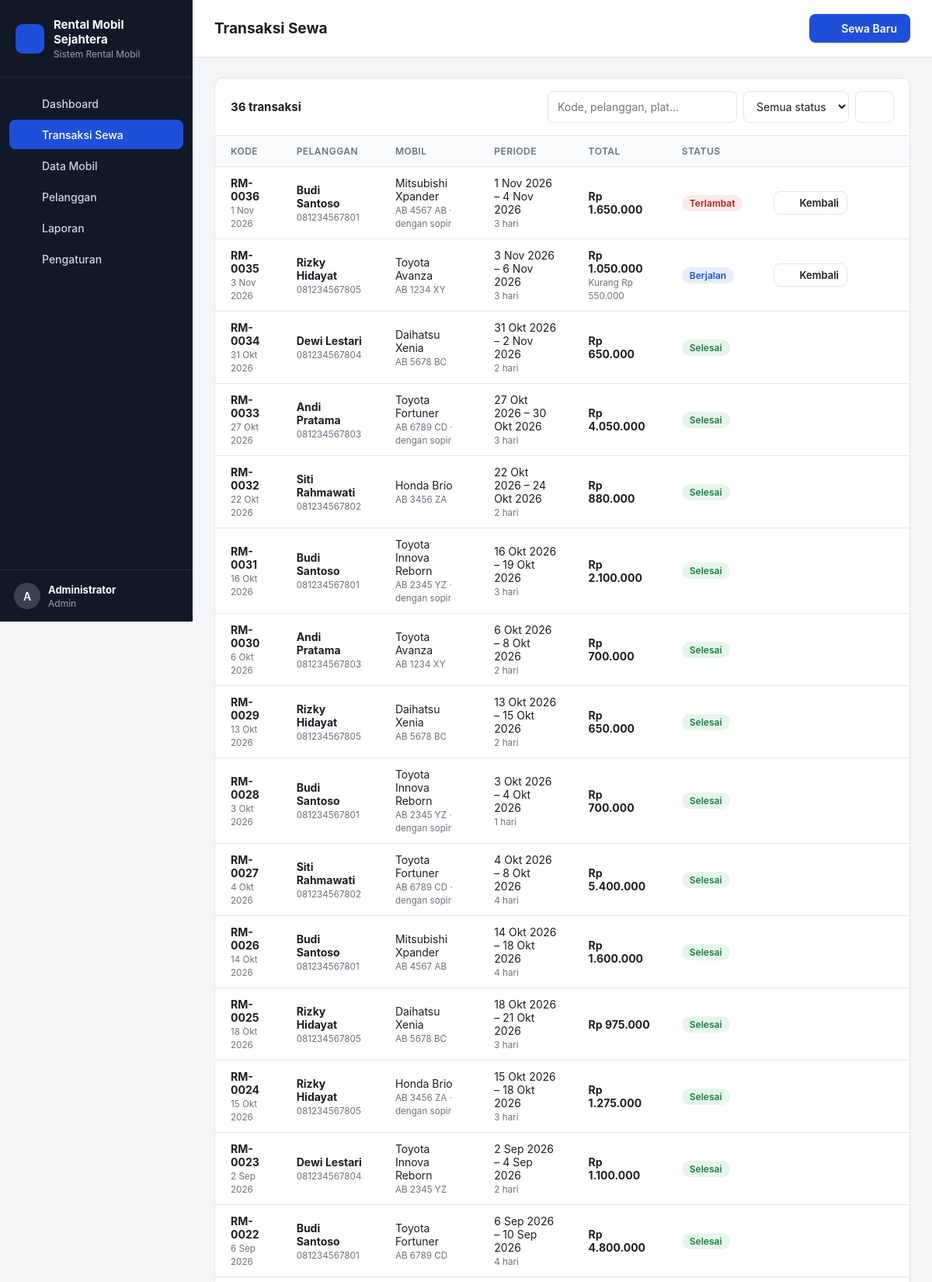
Screenshot of /index.php?page=sewa (signed in, upper part) with the database file from the repository.
### tables this page shows
CREATE TABLE pengaturan (
  id INT PRIMARY KEY,
  nama_usaha VARCHAR(100) NOT NULL,
  alamat VARCHAR(255),
  telepon VARCHAR(30),
  denda_per_hari_persen INT NOT NULL DEFAULT 120,
  biaya_sopir_per_hari INT NOT NULL DEFAULT 150000
);

CREATE TABLE sewa (
  id INT AUTO_INCREMENT PRIMARY KEY,
  kode VARCHAR(20) NOT NULL UNIQUE,
  pelanggan_id INT NOT NULL,
  mobil_id INT NOT NULL,
  user_id INT,
  tgl_mulai DATE NOT NULL,
  tgl_selesai DATE NOT NULL,
  tgl_kembali DATE NULL,
  lama_hari INT NOT NULL,
  harga_per_hari INT NOT NULL,
  pakai_sopir TINYINT(1) NOT NULL DEFAULT 0,
  biaya_sopir INT NOT NULL DEFAULT 0,
  subtotal INT NOT NULL,
  denda INT NOT NULL DEFAULT 0,
  total INT NOT NULL,
  dibayar INT NOT NULL DEFAULT 0,
  status ENUM('berjalan','selesai','batal') NOT NULL DEFAULT 'berjalan',
  catatan TEXT,
  created_at TIMESTAMP DEFAULT CURRENT_TIMESTAMP,
  FOREIGN KEY (pelanggan_id) REFERENCES pelanggan(id),
  FOREIGN KEY (mobil_id) REFERENCES mobil(id),
  FOREIGN KEY (user_id) REFERENCES users(id) ON DELETE SET NULL
);

CREATE TABLE pelanggan (
  id INT AUTO_INCREMENT PRIMARY KEY,
  nik VARCHAR(20) NOT NULL UNIQUE,
  nama VARCHAR(100) NOT NULL,
  telepon VARCHAR(20) NOT NULL,
  alamat TEXT,
  no_sim VARCHAR(20),
  created_at TIMESTAMP DEFAULT CURRENT_TIMESTAMP
);

CREATE TABLE mobil (
  id INT AUTO_INCREMENT PRIMARY KEY,
  plat_nomor VARCHAR(15) NOT NULL UNIQUE,
  merk VARCHAR(50) NOT NULL,
  model VARCHAR(50) NOT NULL,
  tahun YEAR NOT NULL,
  warna VARCHAR(30),
  kursi TINYINT NOT NULL DEFAULT 7,
  transmisi ENUM('Manual','Matic') NOT NULL DEFAULT 'Manual',
  bahan_bakar ENUM('Bensin','Solar','Listrik','Hybrid') NOT NULL DEFAULT 'Bensin',
  harga_per_hari INT NOT NULL,
  status ENUM('tersedia','disewa','servis') NOT NULL DEFAULT 'tersedia',
  foto VARCHAR(255),
  created_at TIMESTAMP DEFAULT CURRENT_TIMESTAMP
);

### index.php (called while the page is built, shortened)
<?php
require __DIR__ . '/includes/bootstrap.php';
$routes = [
    'login'          => 'pages/login.php',
    'logout'         => 'pages/logout.php',
    'dashboard'      => 'pages/dashboard.php',
    'mobil'          => 'pages/mobil/index.php',
    'mobil.form'     => 'pages/mobil/form.php',
    'mobil.hapus'    => 'pages/mobil/hapus.php',
    'pelanggan'      => 'pages/pelanggan/index.php',
    'pelanggan.form' => 'pages/pelanggan/form.php',
    'pelanggan.hapus'=> 'pages/pelanggan/hapus.php',
    'sewa'           => 'pages/sewa/index.php',
    'sewa.baru'      => 'pages/sewa/baru.php',
    'sewa.kembali'   => 'pages/sewa/kembali.php',
    'sewa.batal'     => 'pages/sewa/batal.php',
    'sewa.invoice'   => 'pages/sewa/invoice.php',
    'laporan'        => 'pages/laporan.php',
    'pengaturan'     => 'pages/pengaturan.php',
];
$page = $_GET['page'] ?? 'dashboard';
require __DIR__ . '/' . $routes[$page];

### pages/sewa/index.php (the view, shortened to what this page needs)
<?php
$title = 'Transaksi Sewa';
$actions = '<a href="' . url('sewa.baru') . '" class="btn btn-primary">' . icon('plus', 16) . ' Sewa Baru</a>';
$cari = trim($_GET['cari'] ?? '');
$where = ['1=1'];
$params = [];
$sewa = q('SELECT s.*, p.nama, p.telepon, m.merk, m.model, m.plat_nomor FROM sewa s
           JOIN pelanggan p ON p.id = s.pelanggan_id JOIN mobil m ON m.id = s.mobil_id
           WHERE ' . implode(' AND ', $where) . ' ORDER BY s.id DESC', $params)->fetchAll();
require __DIR__ . '/../../includes/header.php';
?>
<div class="card">
    <div class="card-head">
        <h2><?= count($sewa) ?> transaksi</h2>
        <form class="filters" method="get">
            <input type="search" name="cari" placeholder="Kode, pelanggan, plat..." value="<?= e($cari) ?>">
            <select name="status" onchange="this.form.submit()">
                <option value="">Semua status</option>
            </select>
            <button class="btn btn-light"><?= icon('search', 16) ?></button>
        </form>
    </div>
    <div class="table-wrap"><table>
        <thead><tr><th>Kode</th><th>Pelanggan</th><th>Mobil</th><th>Periode</th><th>Total</th><th>Status</th><th></th></tr></thead>
        <tbody>
        <?php foreach ($sewa as $s):
            $telat = $s['status'] === 'berjalan' && $s['tgl_selesai'] < date('Y-m-d'); ?>
            <tr>
                <td><strong><?= e($s['kode']) ?></strong><small><?= tgl($s['created_at']) ?></small></td>
                <td><strong><?= e($s['nama']) ?></strong><small><?= e($s['telepon']) ?></small></td>
                <td><?= e($s['merk'] . ' ' . $s['model']) ?><br><small><?= e($s['plat_nomor']) ?><?= $s['pakai_sopir'] ? ' · dengan sopir' : '' ?></small></td>
                <td><?= tgl($s['tgl_mulai']) ?> – <?= tgl($s['tgl_selesai']) ?><br><small><?= (int) $s['lama_hari'] ?> hari</small></td>
                <td><strong><?= rupiah($s['total']) ?></strong>
                    <?php if ($s['dibayar'] < $s['total'] && $s['status'] !== 'batal'): ?><small>Kurang <?= rupiah($s['total'] - $s['dibayar']) ?></small><?php endif; ?>
                </td>
                <td><?= status_badge($telat ? 'terlambat' : $s['status']) ?></td>
                <td>
                    <div class="actions">
                        <?php if ($s['status'] === 'berjalan'): ?>
                            <a class="btn btn-light btn-sm" href="<?= url('sewa.kembali', ['id' => $s['id']]) ?>"><?= icon('undo', 14) ?> Kembali</a>
                        <?php endif; ?>
                        <a class="icon-btn" title="Invoice" href="<?= url('sewa.invoice', ['id' => $s['id']]) ?>"><?= icon('printer', 16) ?></a>
                        <?php if ($s['status'] === 'berjalan'): ?>
                            <form method="post" action="<?= url('sewa.batal') ?>" data-confirm="Batalkan transaksi <?= e($s['kode']) ?>?">
                                <button class="icon-btn danger" title="Batalkan"><?= icon('trash', 16) ?></button>
                            </form>
                        <?php endif; ?>
                    </div>
                </td>
            </tr>
        <?php endforeach; ?>
        </tbody>
    </table></div>
</div>
<?php require __DIR__ . '/../../includes/footer.php'; ?>

### includes/bootstrap.php (shortened to what this page needs)
<?php
function db(): PDO
{
    static $pdo = null;
    if ($pdo === null) {
        $c = require __DIR__ . '/../config/database.php';
        $dsn = "mysql:host={$c['host']};port={$c['port']};dbname={$c['database']};charset=utf8mb4";
        try {
            $pdo = new PDO($dsn, $c['username'], $c['password'], [
                PDO::ATTR_ERRMODE => PDO::ERRMODE_EXCEPTION,
                PDO::ATTR_DEFAULT_FETCH_MODE => PDO::FETCH_ASSOC,
            ]);
        } catch (PDOException $e) {
            die('<h3>Koneksi database gagal.</h3><p>Cek config/database.php dan pastikan database <b>'
                . htmlspecialchars($c['database']) . '</b> sudah di-import.</p>');
        }
    }
    return $pdo;
}
function q(string $sql, array $params = []): PDOStatement
{
    $st = db()->prepare($sql);
    $st->execute($params);
    return $st;
}
function e($v): string
{
    return htmlspecialchars((string) $v, ENT_QUOTES, 'UTF-8');
}
function rupiah($n): string
{
    return 'Rp ' . number_format((int) $n, 0, ',', '.');
}
function tgl($date): string
{
    $bulan = ['', 'Jan', 'Feb', 'Mar', 'Apr', 'Mei', 'Jun', 'Jul', 'Agu', 'Sep', 'Okt', 'Nov', 'Des'];
    $t = strtotime($date);
    return date('j', $t) . ' ' . $bulan[(int) date('n', $t)] . ' ' . date('Y', $t);
}
function url(string $page = 'dashboard', array $params = []): string
{
    return 'index.php?' . http_build_query(['page' => $page] + $params);
}
function user(): ?array
{
    return $_SESSION['user'] ?? null;
}
function setting(): array
{
    static $s = null;
    return $s ??= q('SELECT * FROM pengaturan WHERE id = 1')->fetch() ?: [];
}
function icon(string $name, int $size = 18): string
{
    $p = $paths[$name] ?? '';
    return '<svg class="ic" width="' . $size . '" height="' . $size . '" viewBox="0 0 24 24" fill="none" stroke="currentColor" stroke-width="2" stroke-linecap="round" stroke-linejoin="round">' . $p . '</svg>';
}
function status_badge(string $s): string
{
    $map = [
        'tersedia' => 'green', 'disewa' => 'blue', 'servis' => 'amber',
        'berjalan' => 'blue', 'selesai' => 'green', 'batal' => 'gray', 'terlambat' => 'red',
    ];
    return '<span class="badge badge-' . ($map[$s] ?? 'gray') . '">' . e(ucfirst($s)) . '</span>';
}

### includes/header.php (shortened to what this page needs)
<?php
$menu = [
    ['dashboard', 'Dashboard', 'home'],
    ['sewa', 'Transaksi Sewa', 'key'],
    ['mobil', 'Data Mobil', 'car'],
    ['pelanggan', 'Pelanggan', 'users'],
    ['laporan', 'Laporan', 'chart'],
];
if (user()['role'] === 'admin') $menu[] = ['pengaturan', 'Pengaturan', 'settings'];
$current = explode('.', $_GET['page'] ?? 'dashboard')[0];
?>
<!DOCTYPE html>
<html lang="id">
<head>
    <title><?= e($title ?? 'Dashboard') ?> · <?= e(setting()['nama_usaha'] ?? 'Rental Mobil') ?></title>
    <link rel="stylesheet" href="assets/css/style.css">
</head>
<body>
<div class="layout">
    <aside class="sidebar" id="sidebar">
        <div class="brand">
            <span class="brand-mark"><?= icon('car', 20) ?></span>
            <div>
                <strong><?= e(setting()['nama_usaha'] ?? 'Rental Mobil') ?></strong>
                <small>Sistem Rental Mobil</small>
            </div>
        </div>
        <nav>
            <?php foreach ($menu as [$key, $label, $ic]): ?>
                <a href="<?= url($key) ?>" class="<?= $current === $key ? 'active' : '' ?>"><?= icon($ic) ?> <?= $label ?></a>
            <?php endforeach; ?>
        </nav>
        <div class="sidebar-user">
            <div class="avatar"><?= e(strtoupper(substr(user()['nama'], 0, 1))) ?></div>
            <div class="grow">
                <strong><?= e(user()['nama']) ?></strong>
                <small><?= e(ucfirst(user()['role'])) ?></small>
            </div>
            <a href="<?= url('logout') ?>" title="Keluar" class="icon-btn"><?= icon('logout') ?></a>
        </div>
    </aside>
    <main class="main">
        <header class="topbar">
            <h1><?= e($title ?? 'Dashboard') ?></h1>
            <div class="topbar-actions"><?= $actions ?? '' ?></div>
        </header>
        <div class="content">

### assets/css/style.css (style rules this page uses)
:root { --bg: #f4f5f7; --surface: #ffffff; --border: #e3e6ea; --text: #1b1f24; --muted: #6b7280; --primary: #1f4fd8; --primary-dark: #173ea9; --primary-soft: #e8eefc; --green: #15803d; --green-soft: #e7f6ec; --blue: #1f4fd8; --blue-soft: #e8eefc; --amber: #b45309; --amber-soft: #fdf3e2; --red: #b91c1c; --red-soft: #fdeaea; --gray: #4b5563; --gray-soft: #eef0f2; --sidebar: #111827; --radius: 10px; }
* { box-sizing: border-box; }
body { margin: 0; font-family: -apple-system, "Segoe UI", Roboto, "Helvetica Neue", Arial, sans-serif; font-size: 14px; color: var(--text); background: var(--bg); }
a { color: var(--primary); text-decoration: none; }
.ic { flex-shrink: 0; vertical-align: middle; }
.grow { flex: 1; min-width: 0; }
.layout { display: flex; min-height: 100vh; }
.sidebar { width: 248px; background: var(--sidebar); color: #d1d5db; display: flex; flex-direction: column; position: sticky; top: 0; height: 100vh; }
.brand { display: flex; gap: 12px; align-items: center; padding: 22px 20px; border-bottom: 1px solid #1f2937; }
.brand strong { display: block; color: #fff; font-size: 15px; }
.brand small { color: #9ca3af; font-size: 12px; }
.brand-mark { width: 38px; height: 38px; border-radius: 9px; background: var(--primary); color: #fff; display: grid; place-items: center; }
.sidebar nav { padding: 14px 12px; flex: 1; display: flex; flex-direction: column; gap: 2px; }
.sidebar nav a { display: flex; gap: 12px; align-items: center; color: #cbd5e1; padding: 10px 12px; border-radius: 8px; font-weight: 500; }
.sidebar nav a.active { background: var(--primary); color: #fff; }
.sidebar-user { display: flex; gap: 10px; align-items: center; padding: 16px 18px; border-top: 1px solid #1f2937; }
.sidebar-user strong { display: block; color: #fff; font-size: 13px; }
.sidebar-user small { color: #9ca3af; font-size: 12px; }
.sidebar-user .icon-btn { color: #9ca3af; }
.avatar { width: 34px; height: 34px; border-radius: 50%; background: #374151; color: #fff; display: grid; place-items: center; font-weight: 600; }
.main { flex: 1; min-width: 0; }
.topbar { display: flex; align-items: center; gap: 14px; padding: 18px 28px; background: var(--surface); border-bottom: 1px solid var(--border); }
.topbar h1 { font-size: 19px; margin: 0; flex: 1; }
.topbar-actions { display: flex; gap: 8px; }
.content { padding: 26px 28px 40px; }
.card { background: var(--surface); border: 1px solid var(--border); border-radius: var(--radius); }
.card-head { display: flex; justify-content: space-between; align-items: center; padding: 16px 20px; border-bottom: 1px solid var(--border); gap: 12px; flex-wrap: wrap; }
.card-head h2 { font-size: 15px; margin: 0; }
.btn { display: inline-flex; align-items: center; gap: 8px; padding: 9px 16px; border-radius: 8px; border: 1px solid transparent; font: inherit; font-weight: 600; cursor: pointer; white-space: nowrap; }
.btn-primary { background: var(--primary); color: #fff; }
.btn-light { background: var(--surface); border-color: var(--border); color: var(--text); }
.btn-sm { padding: 6px 10px; font-size: 13px; }
.icon-btn { background: none; border: 0; padding: 6px; border-radius: 6px; cursor: pointer; color: var(--muted); display: inline-grid; place-items: center; }
.actions { display: flex; gap: 2px; justify-content: flex-end; }
.actions form { display: inline; }
table { width: 100%; border-collapse: collapse; }
th, td { padding: 12px 20px; text-align: left; border-bottom: 1px solid var(--border); vertical-align: middle; }
th { font-size: 12px; text-transform: uppercase; letter-spacing: .04em; color: var(--muted); font-weight: 600; background: #fafbfc; }
.table-wrap { overflow-x: auto; }
td strong { display: block; }
td small { color: var(--muted); }
.badge { display: inline-block; padding: 3px 10px; border-radius: 999px; font-size: 12px; font-weight: 600; }
.badge-green { background: var(--green-soft); color: var(--green); }
.badge-blue { background: var(--blue-soft); color: var(--blue); }
.badge-red { background: var(--red-soft); color: var(--red); }
input[type=text], input[type=number], input[type=date], input[type=password], input[type=search], select, textarea { width: 100%; padding: 10px 12px; border: 1px solid var(--border); border-radius: 8px; font: inherit; background: #fff; color: var(--text); }
.filters { display: flex; gap: 8px; flex-wrap: wrap; }
.filters input, .filters select { width: auto; }

### rows the page displays
pengaturan: nama_usaha "Rental Mobil Sejahtera"
sewa: kode "RM-0036", created_at "1 Nov 2026", pelanggan.nama "Budi Santoso", pelanggan.telepon "081234567801", mobil.model "Mitsubishi Xpander", mobil.plat_nomor "AB 4567 AB", pakai_sopir "· dengan sopir", tgl_mulai "1 Nov 2026", tgl_selesai "4 Nov 2026", lama_hari "3", total "Rp 1.650.000", s "Terlambat", $size 14 (drawn)
sewa: kode "RM-0035", created_at "3 Nov 2026", pelanggan.nama "Rizky Hidayat", pelanggan.telepon "081234567805", mobil.model "Toyota Avanza", mobil.plat_nomor "AB 1234 XY", tgl_mulai "3 Nov 2026", tgl_selesai "6 Nov 2026", lama_hari "3", total "Rp 1.050.000", rupiah($s['total'] - $s['dibayar']) "Rp 550.000", status "Berjalan", $size 14 (drawn)
sewa: kode "RM-0034", created_at "31 Okt 2026", pelanggan.nama "Dewi Lestari", pelanggan.telepon "081234567804", mobil.model "Daihatsu Xenia", mobil.plat_nomor "AB 5678 BC", tgl_mulai "31 Okt 2026", tgl_selesai "2 Nov 2026", lama_hari "2", total "Rp 650.000", status "Selesai", $size 16 (drawn)
sewa: kode "RM-0033", created_at "27 Okt 2026", pelanggan.nama "Andi Pratama", pelanggan.telepon "081234567803", mobil.model "Toyota Fortuner", mobil.plat_nomor "AB 6789 CD", pakai_sopir "· dengan sopir", tgl_mulai "27 Okt 2026", tgl_selesai "30 Okt 2026", lama_hari "3", total "Rp 4.050.000", status "Selesai", $size 16 (drawn)
sewa: kode "RM-0032", created_at "22 Okt 2026", pelanggan.nama "Siti Rahmawati", pelanggan.telepon "081234567802", mobil.model "Honda Brio", mobil.plat_nomor "AB 3456 ZA", tgl_mulai "22 Okt 2026", tgl_selesai "24 Okt 2026", lama_hari "2", total "Rp 880.000", status "Selesai", $size 16 (drawn)
sewa: kode "RM-0031", created_at "16 Okt 2026", pelanggan.nama "Budi Santoso", pelanggan.telepon "081234567801", mobil.model "Toyota Innova Reborn", mobil.plat_nomor "AB 2345 YZ", pakai_sopir "· dengan sopir", tgl_mulai "16 Okt 2026", tgl_selesai "19 Okt 2026", lama_hari "3", total "Rp 2.100.000", status "Selesai", $size 16 (drawn)
sewa: kode "RM-0030", created_at "6 Okt 2026", pelanggan.nama "Andi Pratama", pelanggan.telepon "081234567803", mobil.model "Toyota Avanza", mobil.plat_nomor "AB 1234 XY", tgl_mulai "6 Okt 2026", tgl_selesai "8 Okt 2026", lama_hari "2", total "Rp 700.000", status "Selesai", $size 16 (drawn)
sewa: kode "RM-0029", created_at "13 Okt 2026", pelanggan.nama "Rizky Hidayat", pelanggan.telepon "081234567805", mobil.model "Daihatsu Xenia", mobil.plat_nomor "AB 5678 BC", tgl_mulai "13 Okt 2026", tgl_selesai "15 Okt 2026", lama_hari "2", total "Rp 650.000", status "Selesai", $size 16 (drawn)
sewa: kode "RM-0028", created_at "3 Okt 2026", pelanggan.nama "Budi Santoso", pelanggan.telepon "081234567801", mobil.model "Toyota Innova Reborn", mobil.plat_nomor "AB 2345 YZ", pakai_sopir "· dengan sopir", tgl_mulai "3 Okt 2026", tgl_selesai "4 Okt 2026", lama_hari "1", total "Rp 700.000", status "Selesai", $size 16 (drawn)
sewa: kode "RM-0027", created_at "4 Okt 2026", pelanggan.nama "Siti Rahmawati", pelanggan.telepon "081234567802", mobil.model "Toyota Fortuner", mobil.plat_nomor "AB 6789 CD", pakai_sopir "· dengan sopir", tgl_mulai "4 Okt 2026", tgl_selesai "8 Okt 2026", lama_hari "4", total "Rp 5.400.000", status "Selesai", $size 16 (drawn)
sewa: kode "RM-0026", created_at "14 Okt 2026", pelanggan.nama "Budi Santoso", pelanggan.telepon "081234567801", mobil.model "Mitsubishi Xpander", mobil.plat_nomor "AB 4567 AB", tgl_mulai "14 Okt 2026", tgl_selesai "18 Okt 2026", lama_hari "4", total "Rp 1.600.000", status "Selesai", $size 16 (drawn)
sewa: kode "RM-0025", created_at "18 Okt 2026", pelanggan.nama "Rizky Hidayat", pelanggan.telepon "081234567805", mobil.model "Daihatsu Xenia", mobil.plat_nomor "AB 5678 BC", tgl_mulai "18 Okt 2026", tgl_selesai "21 Okt 2026", lama_hari "3", total "Rp 975.000", status "Selesai", $size 16 (drawn)
sewa: kode "RM-0024", created_at "15 Okt 2026", pelanggan.nama "Rizky Hidayat", pelanggan.telepon "081234567805", mobil.model "Honda Brio", mobil.plat_nomor "AB 3456 ZA", pakai_sopir "· dengan sopir", tgl_mulai "15 Okt 2026", tgl_selesai "18 Okt 2026", lama_hari "3", total "Rp 1.275.000", status "Selesai", $size 16 (drawn)
sewa: kode "RM-0023", created_at "2 Sep 2026", pelanggan.nama "Dewi Lestari", pelanggan.telepon "081234567804", mobil.model "Toyota Innova Reborn", mobil.plat_nomor "AB 2345 YZ", tgl_mulai "2 Sep 2026", tgl_selesai "4 Sep 2026", lama_hari "2", total "Rp 1.100.000", status "Selesai", $size 16 (drawn)
sewa: kode "RM-0022", created_at "6 Sep 2026", pelanggan.nama "Budi Santoso", pelanggan.telepon "081234567801", mobil.model "Toyota Fortuner", mobil.plat_nomor "AB 6789 CD", tgl_mulai "6 Sep 2026", tgl_selesai "10 Sep 2026", lama_hari "4", total "Rp 4.800.000", status "Selesai", $size 16 (drawn)

### other values shown
$label "Dashboard"
$label "Transaksi Sewa"
$label "Data Mobil"
$label "Pelanggan"
$label "Laporan"
$label "Pengaturan"
substr(user()['nama'], 0, 1) "A"
user()['nama'] "Administrator"
user()['role'] "Admin"
$title "Transaksi Sewa"
count($sewa) "36"
